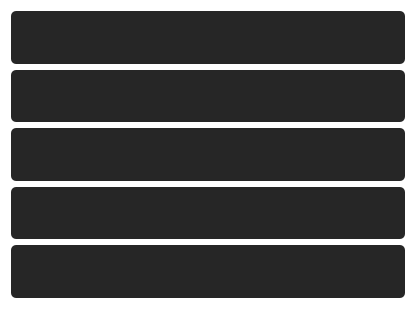
<?xml version="1.0" encoding="UTF-8"?>
<ui version="4.0">
 <class>Form</class>
 <widget class="QWidget" name="Form">
  <property name="geometry">
   <rect>
    <x>0</x>
    <y>0</y>
    <width>416</width>
    <height>309</height>
   </rect>
  </property>
  <property name="maximumSize">
   <size>
    <width>512</width>
    <height>16777215</height>
   </size>
  </property>
  <property name="font">
   <font>
    <family>Segoe UI Variable Small Semilig</family>
    <pointsize>36</pointsize>
   </font>
  </property>
  <property name="windowTitle">
   <string>Form</string>
  </property>
  <property name="styleSheet">
   <string notr="true">QWidget{background: transparent}
QTextEdit {background-color: #262626; border-radius: 25px ; color: white}
QToolButton {background-color: #262626; border-radius: 5px ; color: white; word-wrap: break-word;}



</string>
  </property>
  <layout class="QVBoxLayout" name="verticalLayout">
   <item>
    <widget class="QToolButton" name="krea_prompt_1">
     <property name="sizePolicy">
      <sizepolicy hsizetype="Expanding" vsizetype="Expanding">
       <horstretch>0</horstretch>
       <verstretch>0</verstretch>
      </sizepolicy>
     </property>
     <property name="font">
      <font>
       <pointsize>18</pointsize>
      </font>
     </property>
     <property name="text">
      <string/>
     </property>
    </widget>
   </item>
   <item>
    <widget class="QToolButton" name="krea_prompt_2">
     <property name="sizePolicy">
      <sizepolicy hsizetype="Expanding" vsizetype="Expanding">
       <horstretch>0</horstretch>
       <verstretch>0</verstretch>
      </sizepolicy>
     </property>
     <property name="font">
      <font>
       <pointsize>18</pointsize>
      </font>
     </property>
     <property name="text">
      <string/>
     </property>
    </widget>
   </item>
   <item>
    <widget class="QToolButton" name="krea_prompt_3">
     <property name="sizePolicy">
      <sizepolicy hsizetype="Expanding" vsizetype="Expanding">
       <horstretch>0</horstretch>
       <verstretch>0</verstretch>
      </sizepolicy>
     </property>
     <property name="font">
      <font>
       <pointsize>18</pointsize>
      </font>
     </property>
     <property name="text">
      <string/>
     </property>
    </widget>
   </item>
   <item>
    <widget class="QToolButton" name="krea_prompt_4">
     <property name="sizePolicy">
      <sizepolicy hsizetype="Expanding" vsizetype="Expanding">
       <horstretch>0</horstretch>
       <verstretch>0</verstretch>
      </sizepolicy>
     </property>
     <property name="font">
      <font>
       <pointsize>18</pointsize>
      </font>
     </property>
     <property name="text">
      <string/>
     </property>
    </widget>
   </item>
   <item>
    <widget class="QToolButton" name="krea_prompt_5">
     <property name="sizePolicy">
      <sizepolicy hsizetype="Expanding" vsizetype="Expanding">
       <horstretch>0</horstretch>
       <verstretch>0</verstretch>
      </sizepolicy>
     </property>
     <property name="font">
      <font>
       <pointsize>18</pointsize>
      </font>
     </property>
     <property name="text">
      <string/>
     </property>
    </widget>
   </item>
  </layout>
 </widget>
 <resources/>
 <connections/>
</ui>
